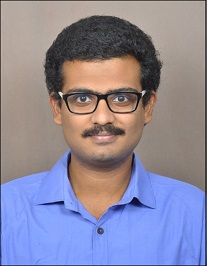
#> input picture face.jpg, 207 x 266 px
$ jupyter execute Untitled.ipynb
#> lines starting #> are read from the running program, lines starting #| are printed output that depends on the picture; after the words box and inside, x2 and y2 are one past the last pixel; in counts of white or black regions, pixels touching at a corner belong together
[cell 1]
import cv2
face_cascade=cv2.CascadeClassifier('haarcascade_frontalface_default.xml')
color_image=cv2.imread('face.jpg')
#> color_image is the input picture: shape (266, 207, 3); mean B, G, R 156.4, 136.2, 141
gray_image=cv2.cvtColor(color_image,cv2.COLOR_BGR2GRAY)
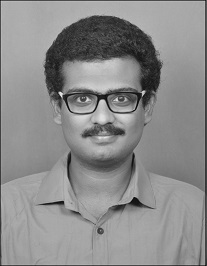
#> gray_image: shape (266, 207); min 7, max 233, mean 139.9
faces=face_cascade.detectMultiScale(gray_image,1.1,5)
#> faces = [[46, 55, 116, 116]]
for (x,y,w,h) in faces:
    cv2.rectangle(color_image,(x,y),(x+w,y+h),(255,255,0),4)
#> this loop made 1 pass
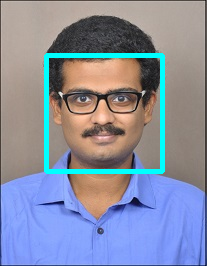
#> color_image: shape (266, 207, 3); 4.19% of pixels changed, all inside (x1, y1, x2, y2) = (44, 53, 165, 174)
cv2.imshow('Image',color_image)
cv2.waitKey()
cv2.destroyAllWindows()
